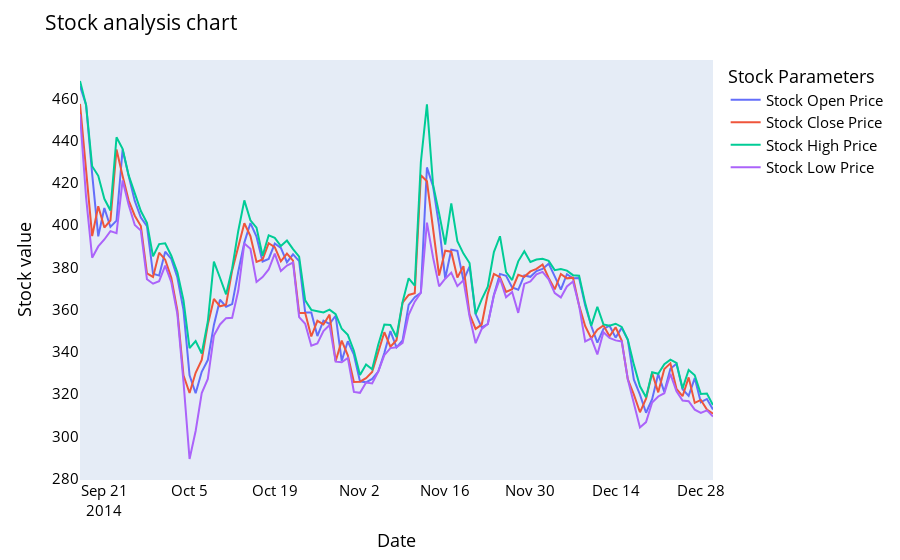

The notebook cell this image was saved under:
### Code cell
names = cycle(['Stock Open Price','Stock Close Price','Stock High Price','Stock Low Price'])
#names adalah iterator yang akan mengulang nama-nama parameter saham yang berbeda.

fig = px.line(y_2014, x=y_2014.Date, y=[y_2014['Open'], y_2014['Close'], 
                                          y_2014['High'], y_2014['Low']], #menentukan sumbu y sebagai daftar kolom yang berisi nilai saham.
             labels={'Date': 'Date','value':'Stock value'})


fig.update_layout(title_text='Stock analysis chart', font_size=15, font_color='black',legend_title_text='Stock Parameters')
# update_layout digunakan untuk memperbarui tata letak grafik.
# title_text menetapkan judul grafik.
# font_size dan font_color menetapkan ukuran dan warna font.
# legend_title_text menetapkan judul legenda.

fig.for_each_trace(lambda t:  t.update(name = next(names)))
# for_each_trace digunakan untuk iterasi melalui setiap trace dalam grafik.
# lambda t: t.update(name=next(names)) memperbarui nama setiap trace dengan nama dari iterator names.

fig.update_xaxes(showgrid=False) #update_xaxes dan update_yaxes digunakan untuk memperbarui sumbu x dan y.
fig.update_yaxes(showgrid=False) #showgrid=False menghilangkan grid pada sumbu x dan y.

fig.show()
